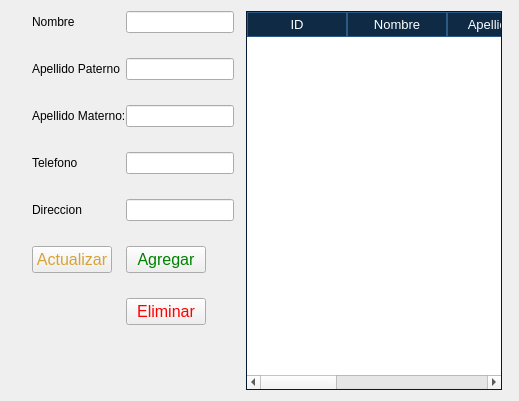
      <widget class="QWidget" name="page_Customer">
       <layout class="QGridLayout" name="gridLayout_2">
        <item row="0" column="0">
         <layout class="QHBoxLayout" name="horizontalLayout_2" stretch="0,2">
          <property name="spacing">
           <number>12</number>
          </property>
          <property name="sizeConstraint">
           <enum>QLayout::SetMaximumSize</enum>
          </property>
          <property name="leftMargin">
           <number>6</number>
          </property>
          <property name="rightMargin">
           <number>6</number>
          </property>
          <item>
           <layout class="QFormLayout" name="formLayout_2">
            <property name="sizeConstraint">
             <enum>QLayout::SetFixedSize</enum>
            </property>
            <property name="labelAlignment">
             <set>Qt::AlignJustify|Qt::AlignVCenter</set>
            </property>
            <property name="formAlignment">
             <set>Qt::AlignJustify|Qt::AlignVCenter</set>
            </property>
            <property name="horizontalSpacing">
             <number>0</number>
            </property>
            <property name="verticalSpacing">
             <number>25</number>
            </property>
            <property name="leftMargin">
             <number>15</number>
            </property>
            <item row="0" column="0">
             <widget class="QLabel" name="label">
              <property name="text">
               <string>Nombre</string>
              </property>
             </widget>
            </item>
            <item row="0" column="1">
             <widget class="QLineEdit" name="customerName">
              <property name="sizePolicy">
               <sizepolicy hsizetype="Fixed" vsizetype="Fixed">
                <horstretch>150</horstretch>
                <verstretch>0</verstretch>
               </sizepolicy>
              </property>
             </widget>
            </item>
            <item row="1" column="1">
             <widget class="QLineEdit" name="customerLastPaternalName">
              <property name="sizePolicy">
               <sizepolicy hsizetype="Fixed" vsizetype="Fixed">
                <horstretch>0</horstretch>
                <verstretch>0</verstretch>
               </sizepolicy>
              </property>
             </widget>
            </item>
            <item row="3" column="0">
             <widget class="QLabel" name="label_3">
              <property name="text">
               <string>Telefono</string>
              </property>
             </widget>
            </item>
            <item row="3" column="1">
             <widget class="QLineEdit" name="customerPhone">
              <property name="sizePolicy">
               <sizepolicy hsizetype="Fixed" vsizetype="Fixed">
                <horstretch>100</horstretch>
                <verstretch>0</verstretch>
               </sizepolicy>
              </property>
             </widget>
            </item>
            <item row="4" column="0">
             <widget class="QLabel" name="label_4">
              <property name="text">
               <string>Direccion</string>
              </property>
             </widget>
            </item>
            <item row="4" column="1">
             <widget class="QLineEdit" name="customerAddress">
              <property name="sizePolicy">
               <sizepolicy hsizetype="Fixed" vsizetype="Fixed">
                <horstretch>0</horstretch>
                <verstretch>0</verstretch>
               </sizepolicy>
              </property>
             </widget>
            </item>
            <item row="5" column="0">
             <widget class="QPushButton" name="updateCustomer">
              <property name="font">
               <font>
                <pointsize>12</pointsize>
               </font>
              </property>
              <property name="cursor">
               <cursorShape>PointingHandCursor</cursorShape>
              </property>
              <property name="styleSheet">
               <string notr="true">QPushButton {
	color: #d7a336;
}</string>
              </property>
              <property name="text">
               <string>Actualizar</string>
              </property>
             </widget>
            </item>
            <item row="5" column="1">
             <widget class="QPushButton" name="addCustomer">
              <property name="sizePolicy">
               <sizepolicy hsizetype="Fixed" vsizetype="Fixed">
                <horstretch>0</horstretch>
                <verstretch>0</verstretch>
               </sizepolicy>
              </property>
              <property name="font">
               <font>
                <pointsize>12</pointsize>
               </font>
              </property>
              <property name="cursor">
               <cursorShape>PointingHandCursor</cursorShape>
              </property>
              <property name="styleSheet">
               <string notr="true">QPushButton {
	color: green;
}</string>
              </property>
              <property name="text">
               <string>Agregar</string>
              </property>
             </widget>
            </item>
            <item row="6" column="1">
             <widget class="QPushButton" name="deleteCustomer">
              <property name="sizePolicy">
               <sizepolicy hsizetype="Fixed" vsizetype="Fixed">
                <horstretch>0</horstretch>
                <verstretch>0</verstretch>
               </sizepolicy>
              </property>
              <property name="font">
               <font>
                <pointsize>12</pointsize>
               </font>
              </property>
              <property name="cursor">
               <cursorShape>PointingHandCursor</cursorShape>
              </property>
              <property name="styleSheet">
               <string notr="true">QPushButton {
	color: red;
}</string>
              </property>
              <property name="text">
               <string>Eliminar</string>
              </property>
             </widget>
            </item>
            <item row="7" column="1">
             <spacer name="verticalSpacer_2">
              <property name="orientation">
               <enum>Qt::Vertical</enum>
              </property>
              <property name="sizeHint" stdset="0">
               <size>
                <width>20</width>
                <height>40</height>
               </size>
              </property>
             </spacer>
            </item>
            <item row="1" column="0">
             <widget class="QLabel" name="label_2">
              <property name="text">
               <string>Apellido Paterno</string>
              </property>
             </widget>
            </item>
            <item row="2" column="0">
             <widget class="QLabel" name="label_13">
              <property name="text">
               <string>Apellido Materno:</string>
              </property>
             </widget>
            </item>
            <item row="2" column="1">
             <widget class="QLineEdit" name="customerLastMaternalName"/>
            </item>
           </layout>
          </item>
          <item>
           <widget class="QTableWidget" name="customerTable">
            <property name="font">
             <font>
              <pointsize>10</pointsize>
             </font>
            </property>
            <property name="styleSheet">
             <string notr="true">    QHeaderView::section {
        background-color: #0F2A45;   /* Fondo del encabezado */
        color: white;                /* Color del texto */
        border: 1px solid #2D5986;   /* Bordes del encabezado */
		padding: 2px;
    }

    QTableWidget::item {
        border: 1px solid #2D5986;   /* Bordes de las celdas */
        padding: 2px;                /* Espaciado dentro de las celdas */
    }

	QTableWidget::item:alternate{
	    background-color: #0B4B6C;
	}

    QTableWidget::item:selected {
		color: black; /*Color del texto*/
        background-color: #82ABD5;   /* Fondo cuando se selecciona */
    }

    QTableWidget {
        border: 1px solid #031A31;   /* Bordes de la tabla */
    }

    QScrollBar:vertical {
        background: #000000;
        width: 16px;
    }
    
    QScrollBar::handle:vertical {
        background: #00796b;
        min-height: 20px;
	}</string>
            </property>
            <property name="editTriggers">
             <set>QAbstractItemView::NoEditTriggers</set>
            </property>
            <property name="alternatingRowColors">
             <bool>true</bool>
            </property>
            <property name="selectionMode">
             <enum>QAbstractItemView::SingleSelection</enum>
            </property>
            <property name="selectionBehavior">
             <enum>QAbstractItemView::SelectRows</enum>
            </property>
            <property name="textElideMode">
             <enum>Qt::ElideRight</enum>
            </property>
            <property name="showGrid">
             <bool>true</bool>
            </property>
            <property name="sortingEnabled">
             <bool>true</bool>
            </property>
            <attribute name="verticalHeaderVisible">
             <bool>false</bool>
            </attribute>
            <column>
             <property name="text">
              <string>ID</string>
             </property>
            </column>
            <column>
             <property name="text">
              <string>Nombre</string>
             </property>
            </column>
            <column>
             <property name="text">
              <string>Apellido P</string>
             </property>
            </column>
            <column>
             <property name="text">
              <string>Apellido M</string>
             </property>
            </column>
            <column>
             <property name="text">
              <string>Direccion</string>
             </property>
            </column>
            <column>
             <property name="text">
              <string>Telefono</string>
             </property>
            </column>
           </widget>
          </item>
         </layout>
        </item>
       </layout>
      </widget>
